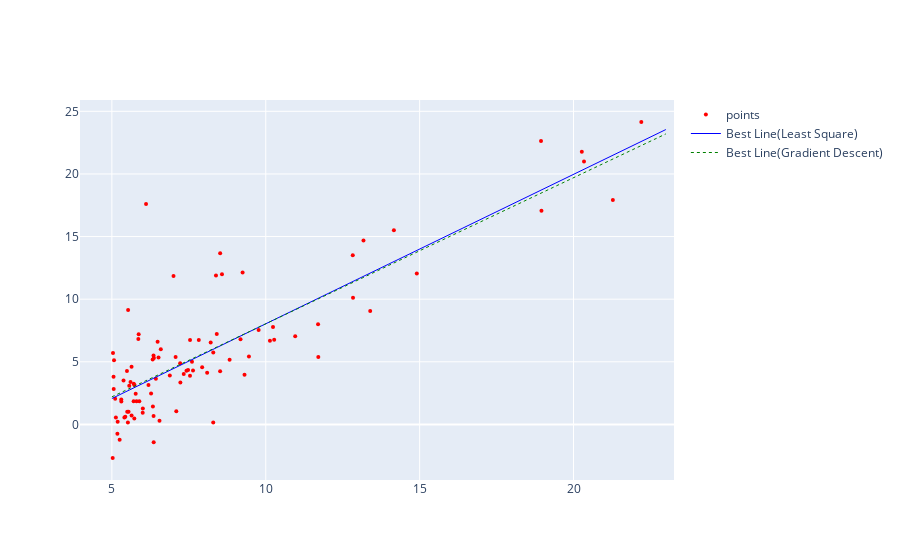

Notebook code cell kept with this figure:
### Code cell
fig=go.Figure()

# points
scatter = go.Scatter(
    x=pts[:,0],
    y=pts[:,1],
    mode="markers",
    marker={
        'size':4,
        'color':'red'},
    name="points"
)
fig.add_trace(scatter)

# best line
best_x = np.linspace(x_min, x_max, 10)
best_y = b[0] + m[0] * best_x
scatter_best_line1 = go.Scatter(
    x = best_x,
    y = best_y,
    mode='lines',
    line={
        'width':1,
        'color':'blue',
        'dash':'solid',},
    name="Best Line(Least Square)"
)
fig.add_trace(scatter_best_line1)

# best line (gradient descent)
best_x = np.linspace(x_min, x_max, 10)
best_y = theta[0] + theta[1] * best_x
scatter_best_line2 = go.Scatter(
    x = best_x,
    y = best_y,
    mode='lines',
    line={
        'width':1,
        'color':'green',
        'dash':'dot',},
    name="Best Line(Gradient Descent)"
)
fig.add_trace(scatter_best_line2)

fig.show()

### Figure 1 — Plotly figure (JSON) as saved in the notebook; plotly's stock layout.template omitted (floating-point values rounded to 4 significant figures)
{"data": [{"marker": {"color": "red", "size": 4}, "mode": "markers", "name": "points", "type": "scatter", "x": [6.11, 5.528, 8.519, 7.003, 5.86, 8.383, 7.476, 8.578, 6.486, 5.055, 5.711, 14.16, 5.734, 8.408, 5.641, 5.379, 6.365, 5.13, 6.43, 7.071, 6.189, 20.27, 5.49, 6.326, 5.565, 18.95, 12.83, 10.96, 13.18, 22.2, 5.252, 6.589, 9.248, 5.892, 8.211, 7.933, 8.096, 5.606, 12.84, 6.353, 5.407, 6.883, 11.71, 5.774, 7.825, 7.093, 5.07, 5.801, 11.7, 5.542, 7.54, 5.308, 7.424, 7.603, 6.333, 6.359, 6.274, 5.64, 9.31, 9.454, 8.825, 5.179, 21.28, 14.91, 18.96, 7.218, 8.295, 10.24, 5.499, 20.34, 10.14, 7.335, 6.006, 7.226, 5.027, 6.548, 7.539, 5.037, 10.27, 5.108, 5.729, 5.188, 6.356, 9.769, 6.516, 8.517, 9.18, 6.002, 5.52, 5.059, 5.708, 7.637, 5.871, 5.305, 8.293, 13.39, 5.437], "y": [17.59, 9.13, 13.66, 11.85, 6.823, 11.89, 4.348, 12, 6.599, 3.817, 3.252, 15.51, 3.155, 7.226, 0.7162, 3.513, 5.305, 0.5608, 3.652, 5.389, 3.139, 21.77, 4.263, 5.188, 3.083, 22.64, 13.5, 7.047, 14.69, 24.15, -1.22, 5.997, 12.13, 1.849, 6.543, 4.562, 4.116, 3.393, 10.12, 5.497, 0.5566, 3.912, 5.385, 2.441, 6.732, 1.046, 5.134, 1.844, 8.004, 1.018, 6.75, 1.84, 4.288, 4.998, 1.423, -1.421, 2.476, 4.604, 3.962, 5.414, 5.169, -0.7428, 17.93, 12.05, 17.05, 4.885, 5.744, 7.775, 1.017, 20.99, 6.68, 4.026, 1.278, 3.341, -2.681, 0.2968, 3.885, 5.701, 6.753, 2.058, 0.4795, 0.2042, 0.6786, 7.543, 5.344, 4.242, 6.798, 0.927, 0.152, 2.821, 1.845, 4.296, 7.203, 1.987, 0.1445, 9.055, 0.617]}, {"line": {"color": "blue", "dash": "solid", "width": 1}, "mode": "lines", "name": "Best Line(Least Square)", "type": "scatter", "x": [5, 7, 9, 11, 13, 15, 17, 19, 21, 23], "y": [2.069, 4.455, 6.842, 9.228, 11.61, 14.0, 16.39, 18.77, 21.16, 23.54]}, {"line": {"color": "green", "dash": "dot", "width": 1}, "mode": "lines", "name": "Best Line(Gradient Descent)", "type": "scatter", "x": [5, 7, 9, 11, 13, 15, 17, 19, 21, 23], "y": [2.202, 4.534, 6.867, 9.2, 11.53, 13.87, 16.2, 18.53, 20.86, 23.2]}], "layout": {}}
